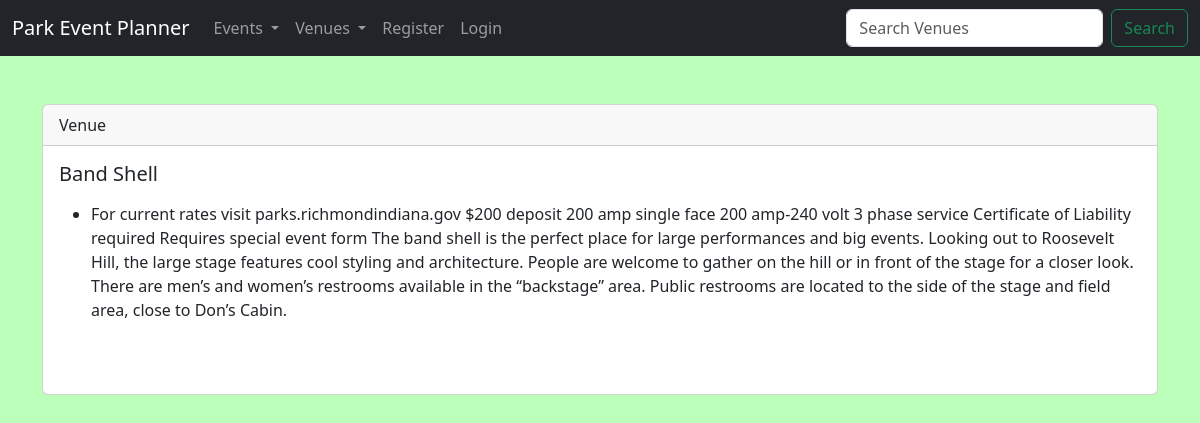
Page /show_venue/24 on the earlier database version.
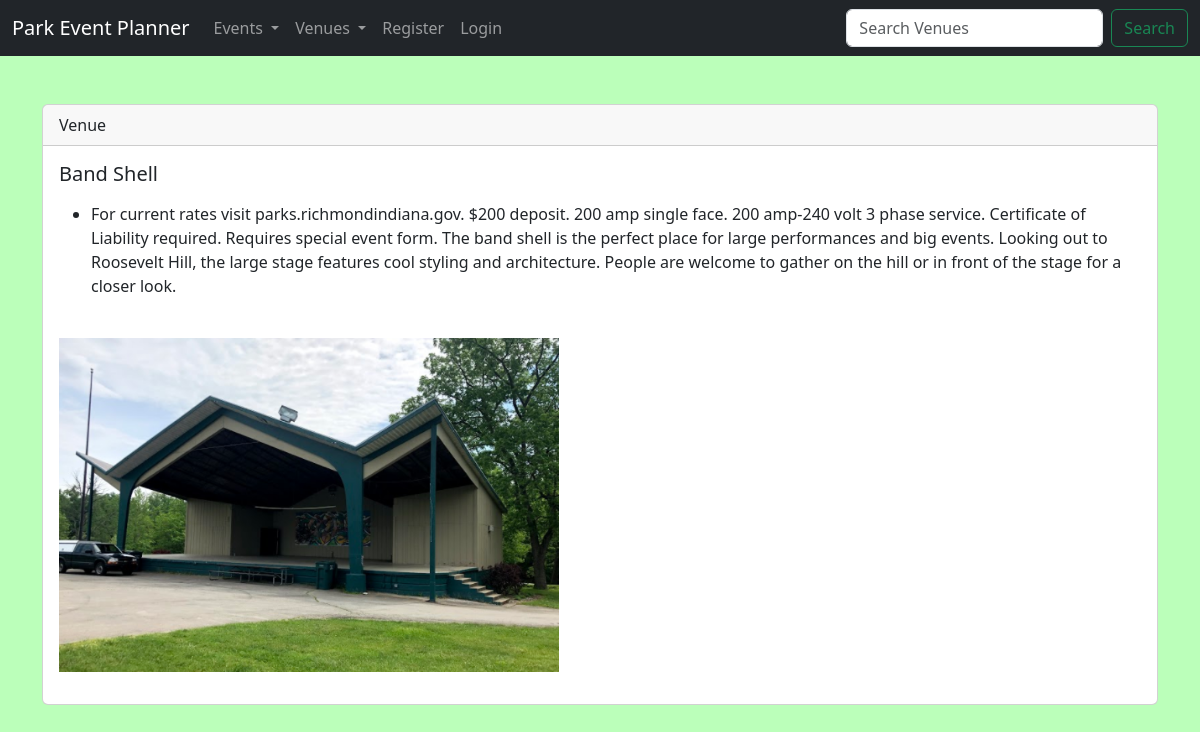
Same page on the later database version.
### events/models.py (models this page shows)
class Venue(models.Model):
	name = models.CharField('Venue Name', max_length=120)
	description = models.TextField(blank=True)
	owner = models.IntegerField("Venue Owner", blank=False, default=1)
	venue_image = models.ImageField(null=True, blank=True, upload_to="images/")
	def __str__(self): # lets you click on a venue to access it
		return self.name

### events/views.py (the view)
# urls.py: path('show_venue/<venue_id>', views.show_venue, name="show-venue"),
def show_venue(request, venue_id):
	venue = Venue.objects.get(pk=venue_id)
	venue_owner = User.objects.get(pk=venue.owner)
	return render(request, 'events/show_venue.html', {'venue': venue, 'venue_owner': venue_owner})

### events/templates/events/show_venue.html
{% extends 'events/base.html' %}
{% block content %}
	<br/>
	<div class="card">
	  <div class="card-header">
	    Venue
	  </div>
	  <div class="card-body">
	    <h5 class="card-title">{{ venue }}</h5>
	    <p class="card-text">
	<ul>
		<li>{{ venue.description }}</li>
	</ul>
	<br/>
	{% if venue.venue_image %}
	<img src="{{ venue.venue_image.url }}" width=500>
	{% endif %}
	    </p>
	  </div>
	</div>
<br/>
<br/>
{% endblock %}

### events/templates/events/base.html (shortened to what this page needs)
{% load static %}
<!doctype html>
<html lang="en">
  <head>
    <link href="https://cdn.jsdelivr.net/npm/bootstrap@5.3.0/dist/css/bootstrap.min.css" rel="stylesheet">
    <link rel="stylesheet" href="{% static 'css/parkstyle.css' %}">
  </head>
  <body>
  	{% include 'events/navbar.html' %}
  	<br/>
    <div class="container">
      {% block content %}
      {% endblock %}
    </div>
  </body>
</html>

### events/templates/events/navbar.html (shortened to what this page needs)
<nav class="navbar navbar-expand-lg navbar-dark bg-dark">
  <div class="container-fluid">
    <a class="navbar-brand" href="{% url 'home' %}">Park Event Planner</a>
    <div class="collapse navbar-collapse" id="navbarSupportedContent">
      <ul class="navbar-nav me-auto mb-2 mb-lg-0">
        <li class="nav-item dropdown">
          <a class="nav-link dropdown-toggle" href="#" role="button" data-bs-toggle="dropdown" aria-expanded="false">
            Events
          </a>
        </li>
        <li class="nav-item dropdown">
          <a class="nav-link dropdown-toggle" href="#" role="button" data-bs-toggle="dropdown" aria-expanded="false">
            Venues
          </a>
        </li>
        {% if user.is_authenticated %}
          <li class="nav-item">
            <a class="nav-link" href="{% url 'logout' %}">Logout</a>
          </li>
        {% else %}
          <li class="nav-item">
            <a class="nav-link" href="{% url 'register_user' %}">Register</a>
          </li>
          <li class="nav-item">
            <a class="nav-link" href="{% url 'login' %}">Login</a>
          </li>
        {% endif %}
      </ul>
      <form class="d-flex" role="search" method="POST" action="{% url 'search-venues' %}">
        <input class="form-control me-2" type="search" placeholder="Search Venues" aria-label="Search" name="searched">
        <button class="btn btn-outline-success" type="submit">Search</button>
      </form>
    </div>
  </div>
</nav>

### static/css/parkstyle.css (style rules this page uses)
body { background: #bbffba }

Differences in the rows shown:
changed Venue "Band Shell": description "For current rates visit parks.richmondindiana.gov $200 deposit 200 amp single face 200 amp-240 volt 3 phase service Certificate of Liability required Requires special event form The band shell is the perfect place for large performances and big events. Looking out to Roosevelt Hill, the large stage features cool styling and architecture. People are welcome to gather on the hill or in front of the stage for a closer look. There are men’s and women’s restrooms available in the “backstage” area. Public restrooms are located to the side of the stage and field area, close to Don’s Cabin." → "For current rates visit parks.richmondindiana.gov. $200 deposit. 200 amp single face. 200 amp-240 volt 3 phase service. Certificate of Liability required. Requires special event form. The band shell is the perfect place for large performances and big events. Looking out to Roosevelt Hill, the large stage features cool styling and architecture. People are welcome to gather on the hill or in front of the stage for a closer look."; venue_image: picture added
